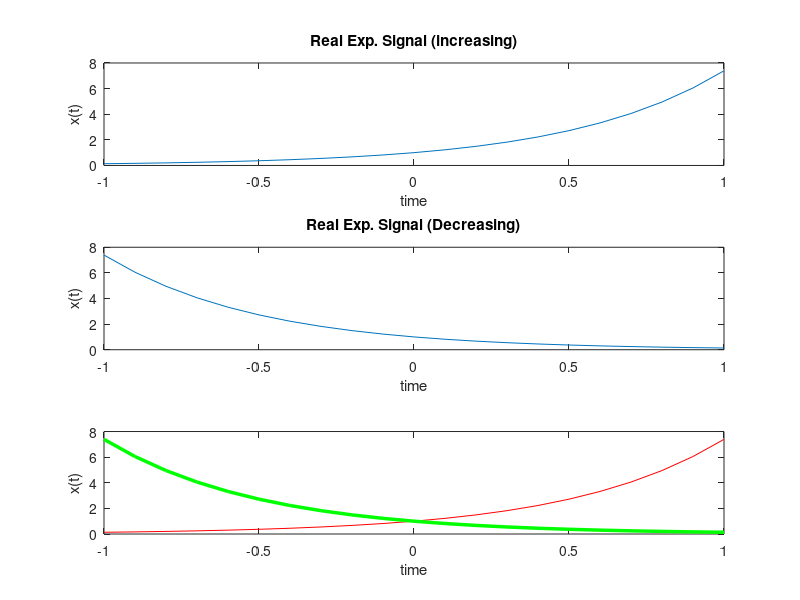

Write the MATLAB code that produced this figure.
clc;
clear;
close all;

x = -1:0.1:1;
sigma=2;
y1 = exp(sigma*x);
%stem(x,y1);
%figure(1);
subplot(3,1,1);
plot(x,y1);
title('Real Exp. Signal (increasing)');
xlabel('time');
ylabel('x(t)');

%Decreasing
sig=-2;
y2 = exp(sig*x);
%figure(2);
subplot(3,1,2);
plot(x,y2);
title('Real Exp. Signal (Decreasing)');
xlabel('time');
ylabel('x(t)');


%Both increasing and decreasing in one figure
%figure(3);
subplot(3,1,3);
plot(x,y1,'r',x,y2,'g','LineWidth',2.5);
xlabel('time');
ylabel('x(t)');
